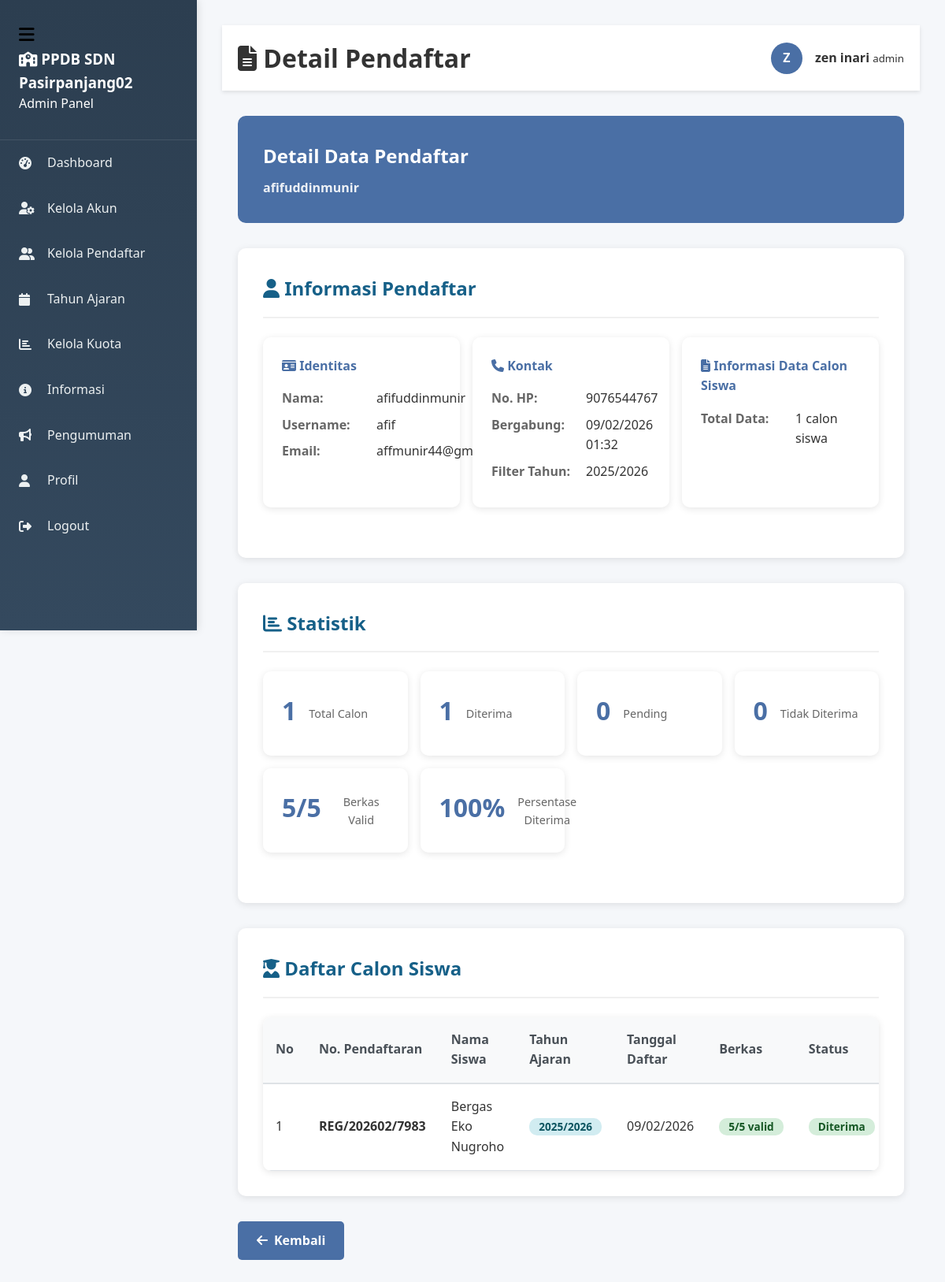
The page /admin/laporan_pendaftar.php?user_id=10&tahun=2025/2026 (signed in) on the database its author committed.
### tables this page shows
CREATE TABLE IF NOT EXISTS `users` (
  `id` int(11) NOT NULL AUTO_INCREMENT,
  `nama` varchar(100) DEFAULT NULL,
  `username` varchar(50) NOT NULL,
  `no_hp` varchar(20) DEFAULT NULL,
  `email` varchar(100) DEFAULT NULL,
  `password` varchar(255) NOT NULL,
  `role` enum('admin','panitia','pendaftar') NOT NULL,
  `created_at` timestamp NOT NULL DEFAULT current_timestamp(),
  `reset_token` varchar(100) DEFAULT NULL,
  `reset_expired` datetime DEFAULT NULL,
  PRIMARY KEY (`id`),
  UNIQUE KEY `username` (`username`)
);

CREATE TABLE IF NOT EXISTS `calon_siswa` (
  `id` int(11) NOT NULL AUTO_INCREMENT,
  `user_id` int(11) NOT NULL,
  `tahun_ajaran_id` int(11) NOT NULL,
  `nomor_pendaftaran` varchar(20) NOT NULL,
  `nama_siswa` varchar(100) NOT NULL,
  `jenis_kelamin` enum('L','P') DEFAULT NULL,
  `tempat_lahir` varchar(50) DEFAULT NULL,
  `tanggal_lahir` date DEFAULT NULL,
  `agama` enum('Islam','Kristen Protestan','Katolik','Hindu','Buddha','Khonghucu') DEFAULT NULL,
  `kewarganegaraan` enum('WNI','WNA') DEFAULT 'WNI',
  `anak_ke` int(11) DEFAULT NULL,
  `jumlah_saudara` int(11) DEFAULT NULL,
  `golongan_darah` varchar(3) DEFAULT NULL,
  `riwayat_penyakit` text DEFAULT NULL,
  `alamat` text DEFAULT NULL,
  `nama_ayah` varchar(100) DEFAULT NULL,
  `pekerjaan_ayah` varchar(50) DEFAULT NULL,
  `penghasilan_ayah` varchar(50) DEFAULT NULL,
  `hp_ayah` varchar(20) DEFAULT NULL,
  `nama_ibu` varchar(100) DEFAULT NULL,
  `pekerjaan_ibu` varchar(50) DEFAULT NULL,
  `penghasilan_ibu` varchar(50) DEFAULT NULL,
  `hp_ibu` varchar(20) DEFAULT NULL,
  `nama_wali` varchar(100) DEFAULT NULL,
  `hubungan_wali` varchar(50) DEFAULT NULL,
  `hp_wali` varchar(20) DEFAULT NULL,
  `nama_tk_asal` varchar(100) DEFAULT NULL,
  `pindahan_dari` varchar(100) DEFAULT NULL,
  `kelas_pindahan` varchar(50) DEFAULT NULL,
  `status_terima` enum('pending','diterima','tidak_diterima') DEFAULT 'pending',
  `catatan_panitia` text DEFAULT NULL,
  `created_at` timestamp NOT NULL DEFAULT current_timestamp(),
  PRIMARY KEY (`id`),
  UNIQUE KEY `nomor_pendaftaran` (`nomor_pendaftaran`),
  KEY `user_id` (`user_id`),
  KEY `tahun_ajaran_id` (`tahun_ajaran_id`),
  CONSTRAINT `calon_siswa_ibfk_1` FOREIGN KEY (`user_id`) REFERENCES `users` (`id`),
  CONSTRAINT `calon_siswa_ibfk_2` FOREIGN KEY (`tahun_ajaran_id`) REFERENCES `tahun_ajaran` (`id`) ON DELETE CASCADE
);

CREATE TABLE IF NOT EXISTS `tahun_ajaran` (
  `id` int(11) NOT NULL AUTO_INCREMENT,
  `tahun` varchar(20) NOT NULL,
  `kuota` int(11) DEFAULT 0,
  `status` enum('aktif','nonaktif') DEFAULT 'nonaktif',
  `tanggal_buka` date DEFAULT NULL,
  `tanggal_tutup` date DEFAULT NULL,
  PRIMARY KEY (`id`),
  UNIQUE KEY `tahun` (`tahun`)
);

### admin/laporan_pendaftar.php (the view, shortened to what this page needs)
<?php
$db = new Database();
$conn = $db->getConnection();
$userId = isset($_GET['user_id']) ? (int)$_GET['user_id'] : 0;
$filterTahun = $_GET['tahun'] ?? '';
if ($userId) {
    $sqlUser = "SELECT * FROM users WHERE id = $userId";
    $resultUser = $conn->query($sqlUser);
    $user = $resultUser->fetch_assoc();
    $sqlCalon = "SELECT cs.*, ta.tahun
                FROM calon_siswa cs
                JOIN tahun_ajaran ta ON cs.tahun_ajaran_id = ta.id
                WHERE cs.user_id = $userId";
    if ($filterTahun) {
        $sqlCalon .= " AND ta.tahun = '$filterTahun'";
    }
    $sqlCalon .= " ORDER BY cs.created_at DESC";
    $resultCalon = $conn->query($sqlCalon);
    $stats = [
        'total' => 0,
        'diterima' => 0,
        'pending' => 0,
        'ditolak' => 0,
        'berkas_valid' => 0,
        'berkas_total' => 0
    ];
    $calonSiswaList = [];
    while($calon = $resultCalon->fetch_assoc()) {
        $stats['total']++;
        $stats[$calon['status_terima']]++;
        $sqlBerkas = "SELECT COUNT(*) as total,
                     SUM(CASE WHEN status = 'valid' THEN 1 ELSE 0 END) as valid
                     FROM berkas WHERE calon_siswa_id = {$calon['id']}";
        $resultBerkas = $conn->query($sqlBerkas);
        $berkas = $resultBerkas->fetch_assoc();
        $calon['berkas_valid'] = $berkas['valid'] ?? 0;
        $calon['berkas_total'] = $berkas['total'] ?? 0;
        $stats['berkas_valid'] += $berkas['valid'] ?? 0;
        $stats['berkas_total'] += $berkas['total'] ?? 0;
        $calonSiswaList[] = $calon;
    }
    ?>
    <!DOCTYPE html>
    <html lang="id">
    <head>
        <link rel="stylesheet" href="../assets/css/style.css">
        <link rel="stylesheet" href="https://cdnjs.cloudflare.com/ajax/libs/font-awesome/6.4.0/css/all.min.css">
    </head>
    <body>
        <?php include '../includes/sidebar.php'; ?>
        <div class="main-content">
            <div class="dashboard-header">
                <div class="container">
                    <h1><i class="fas fa-file-alt"></i> Detail Pendaftar</h1>
                    <div class="user-info">
                        <div class="user-avatar">
                            <?php echo strtoupper(substr($_SESSION['nama'], 0, 1)); ?>
                        </div>
                        <div>
                            <strong><?php echo htmlspecialchars($_SESSION['nama']); ?></strong>
                            <small><?php echo htmlspecialchars($_SESSION['role']); ?></small>
                        </div>
                    </div>
                </div>
            </div>
            <div class="container">
                <div class="report-header">
                    <h1>Detail Data Pendaftar</h1>
                    <h2><?php echo htmlspecialchars($user['nama']); ?></h2>
                </div>
                <div class="form-section">
                    <h2><i class="fas fa-user"></i> Informasi Pendaftar</h2>
                    <div class="user-info-grid">
                        <div class="info-card">
                            <h3><i class="fas fa-id-card"></i> Identitas</h3>
                            <div class="info-item">
                                <span class="info-label">Nama:</span>
                                <span class="info-value"><?php echo htmlspecialchars($user['nama']); ?></span>
                            </div>
                            <div class="info-item">
                                <span class="info-label">Username:</span>
                                <span class="info-value"><?php echo htmlspecialchars($user['username']); ?></span>
                            </div>
                            <div class="info-item">
                                <span class="info-label">Email:</span>
                                <span class="info-value"><?php echo htmlspecialchars($user['email']); ?></span>
                            </div>
                        </div>
                        <div class="info-card">
                            <h3><i class="fas fa-phone"></i> Kontak</h3>
                            <div class="info-item">
                                <span class="info-label">No. HP:</span>
                                <span class="info-value"><?php echo htmlspecialchars($user['no_hp']); ?></span>
                            </div>
                            <div class="info-item">
                                <span class="info-label">Bergabung:</span>
                                <span class="info-value"><?php echo date('d/m/Y H:i', strtotime($user['created_at'])); ?></span>
                            </div>
                            <div class="info-item">
                                <span class="info-label">Filter Tahun:</span>
                                <span class="info-value"><?php echo $filterTahun ?: 'Semua Tahun'; ?></span>
                            </div>
                        </div>
                        <div class="info-card">
                            <h3><i class="fas fa-file-alt"></i> Informasi Data Calon Siswa</h3>
                            <div class="info-item">
                                <span class="info-label">Total Data:</span>
                                <span class="info-value"><?php echo count($calonSiswaList); ?> calon siswa</span>
                            </div>
                        </div>
                    </div>
                </div>
                <div class="form-section">
                    <h2><i class="fas fa-chart-bar"></i> Statistik</h2>
                    <div class="stats-grid">
                        <div class="stat-card">
                            <div class="stat-number"><?php echo $stats['total']; ?></div>
                            <div class="stat-label">Total Calon</div>
                        </div>
                        <div class="stat-card">
                            <div class="stat-number"><?php echo $stats['diterima']; ?></div>
                            <div class="stat-label">Diterima</div>
                        </div>
                        <div class="stat-card">
                            <div class="stat-number"><?php echo $stats['pending']; ?></div>
                            <div class="stat-label">Pending</div>
                        </div>
                        <div class="stat-card">
                            <div class="stat-number"><?php echo $stats['ditolak']; ?></div>
                            <div class="stat-label">Tidak Diterima</div>
                        </div>
                        <div class="stat-card">
                            <div class="stat-number"><?php echo $stats['berkas_valid']; ?>/<?php echo $stats['berkas_total']; ?></div>
                            <div class="stat-label">Berkas Valid</div>
                        </div>
                        <div class="stat-card">
                            <div class="stat-number"><?php echo $stats['total'] > 0 ? round(($stats['diterima'] / $stats['total']) * 100, 1) : 0; ?>%</div>
                            <div class="stat-label">Persentase Diterima</div>
                        </div>
                    </div>
                </div>
                <div class="form-section">
                    <h2><i class="fas fa-user-graduate"></i> Daftar Calon Siswa</h2>
                    <?php if(count($calonSiswaList) > 0): ?>
                    <div class="table-container table-responsive">
                        <table class="calon-table">
                            <thead>
                                <tr>
                                    <th>No</th>
                                    <th>No. Pendaftaran</th>
                                    <th>Nama Siswa</th>
                                    <th>Tahun Ajaran</th>
                                    <th>Tanggal Daftar</th>
                                    <th>Berkas</th>
                                    <th>Status</th>
                                </tr>
                            </thead>
                            <tbody>
                                <?php $no = 1; foreach($calonSiswaList as $calon): ?>
                                <tr>
                                    <td><?php echo $no++; ?></td>
                                    <td>
                                        <strong><?php echo htmlspecialchars($calon['nomor_pendaftaran']); ?></strong>
                                    </td>
                                    <td><?php echo htmlspecialchars($calon['nama_siswa']); ?></td>
                                    <td>
                                        <span class="badge badge-info"><?php echo htmlspecialchars($calon['tahun']); ?></span>
                                    </td>
                                    <td><?php echo date('d/m/Y', strtotime($calon['created_at'])); ?></td>
                                    <td>
                                        <?php if($calon['berkas_total'] > 0): ?>
                                        <span class="badge <?php echo $calon['berkas_valid'] == $calon['berkas_total'] ? 'badge-success' : ($calon['berkas_valid'] > 0 ? 'badge-warning' : 'badge-danger'); ?>">
                                            <?php echo $calon['berkas_valid']; ?>/<?php echo $calon['berkas_total']; ?> valid
                                        </span>
                                        <?php else: ?>
                                        <span class="badge badge-danger">Belum upload</span>
                                        <?php endif; ?>
                                    </td>
                                    <td>
                                        <?php
                                        $statusClass = [
                                            'pending' => 'badge-warning',
                                            'diterima' => 'badge-success',
                                            'tidak_diterima' => 'badge-danger'
                                        ];
                                        ?>
                                        <span class="badge <?php echo $statusClass[$calon['status_terima']]; ?>">
                                            <?php echo ucfirst(str_replace('_', ' ', $calon['status_terima'])); ?>
                                        </span>
                                    </td>
                                </tr>
                                <?php endforeach; ?>
                            </tbody>
                        </table>
                    </div>
                    <?php endif; ?>
                </div>
                    <a href="kelola_pendaftar.php" class="btn-primary">
                        <i class="fas fa-arrow-left"></i> Kembali
                    </a>
                </div>
            </div>
    </body>
    </html>
    <?php
} else {
    header("Location: kelola_pendaftar.php");
    exit();
}
?>

### rows shown on the page
users: nama "afifuddinmunir", username "afif", email "affmunir44@gmail.com", no_hp "9076544767", created_at "09/02/2026 01:32"
calon_siswa: nomor_pendaftaran "REG/202602/7983", nama_siswa "Bergas Eko Nugroho", tahun_ajaran.tahun "2025/2026", created_at "09/02/2026", berkas_valid "5", berkas_total "5", status_terima "Diterima"

### other values the page prints
$role "Admin"
$item['label'] "Dashboard"
$item['label'] "Kelola Akun"
$item['label'] "Kelola Pendaftar"
$item['label'] "Tahun Ajaran"
$item['label'] "Kelola Kuota"
$item['label'] "Informasi"
$item['label'] "Pengumuman"
$item['label'] "Profil"
$item['label'] "Logout"
substr($_SESSION['nama'], 0, 1) "Z"
$_SESSION['nama'] "zen inari"
$_SESSION['role'] "admin"
$filterTahun ?: 'Semua Tahun' "2025/2026"
count($calonSiswaList) "1"
